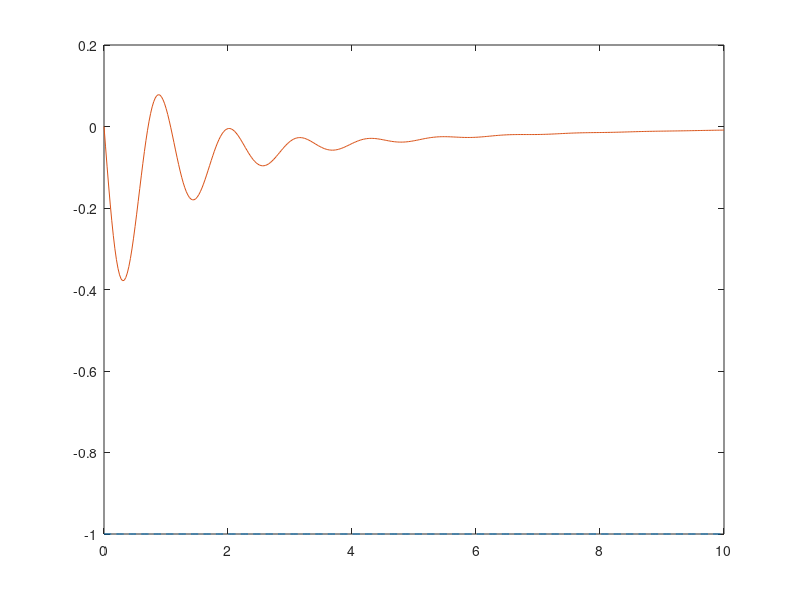
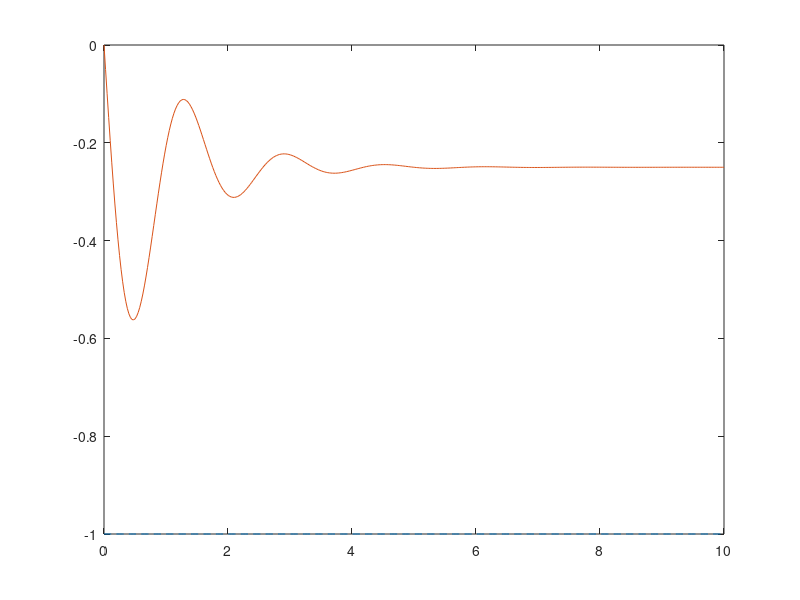
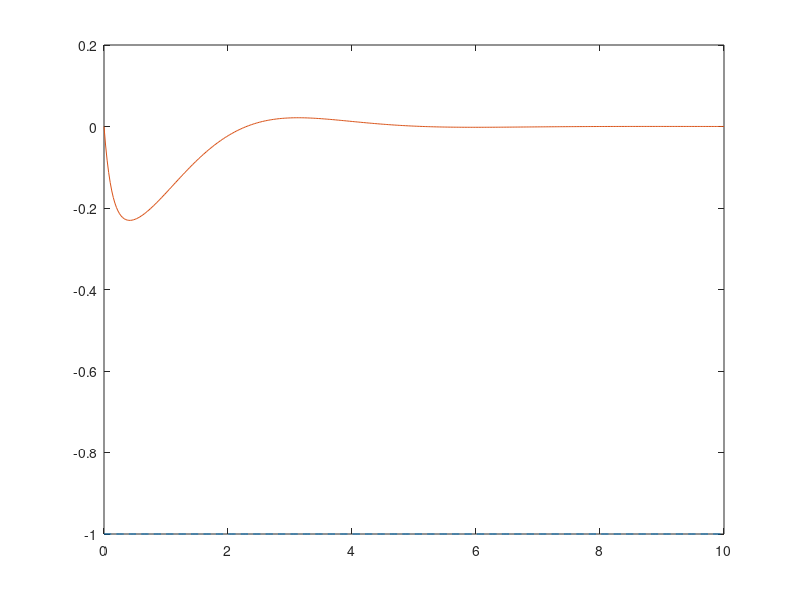
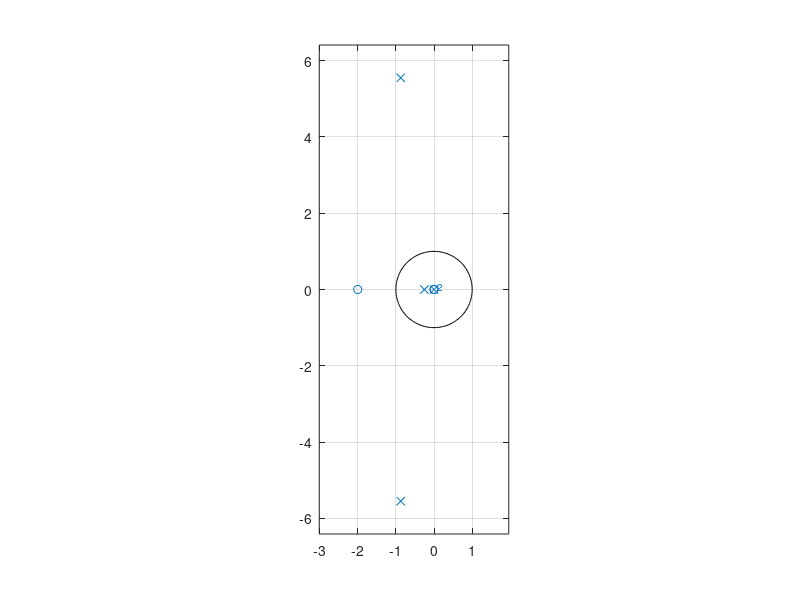

MATLAB code to generate these figures, in order:
%% PID regulator for tank exercise, homework 3 
%%

%% Kjartan Halvorsen
%% 2016-03-08


G1 = tf([2],[1 0]);
G2 = tf([4], [1 2]);

s = tf('s');

N = 400;
u = -ones(N,1);
t = linspace(0,10,N);

             % P I D
PID_params = zeros(3,3);
% Case 1
PID_params(1,1) = 4;
PID_params(1,2) = 1;
PID_params(1,3) = 0;

PID_params(2,1) = 2;
PID_params(2,2) = 0;
PID_params(2,3) = 0;


PID_params(3,1) = 2;
PID_params(3,2) = 2;
PID_params(3,3) = 1;

y = zeros(N, size(PID_params,1));

for i =1:size(PID_params,1)
    Kp = PID_params(i,1);
    Ki = PID_params(i,2);
    Kd = PID_params(i,3);

    F = Kp + Kd*s + Ki/s;

    G0 = G1*G2*F;
    %S = feedback(G1,G0);
    S = G1/(1+G0)
    
    [num, den] = tfdata(S);
    zer = roots(num{1});
    poles = roots(den{1});


    y(:,i) = lsim(S, u, t);

    % If pole in origin, check if cancels zero in origin
    if ismember(0, poles)
        if ismember(0, zer)
            zi = find(zer == 0);
            zer(zi(1)) = [];
            pi = find(poles == 0);
            poles(pi(1)) = [];
        end
    end
    
    %po = setdiff(poles, zer);
    %ze = setdiff(zer, poles);
    po = poles
    ze = zer
    
    dlmwrite(sprintf('tank-pid-zeros-case%d.txt', i), cat(2, real(ze), imag(ze)), 'delimiter', '\t');
    dlmwrite(sprintf('tank-pid-poles-case%d.txt', i), cat(2, real(po), imag(po)), 'delimiter', '\t');

    figure(i)
    clf
    plot(t,u, '--');
    hold on
    plot(t, y(:,i))

    figure(4+i)
    clf
    zplane(num{1},den{1})


end

dlmwrite('tank-pid-timeseries.txt', cat(2, t', y), 'delimiter', '\t');



